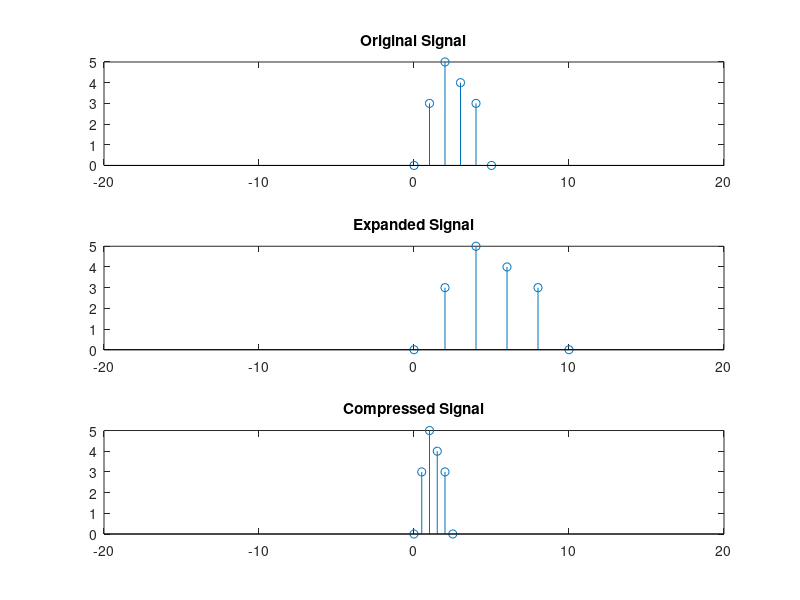

This figure's MATLAB source:
t=0:5;
x=[0 3 5 4 3 0];

subplot(3,1,1)
stem(t,x)
xlim([-20 20])
title('Original Signal')


subplot(3,1,2)
stem(2*t,x)
xlim([-20 20])
title('Expanded Signal')

subplot(3,1,3)
stem(t/2,x)
xlim([-20 20])
title('Compressed Signal')
